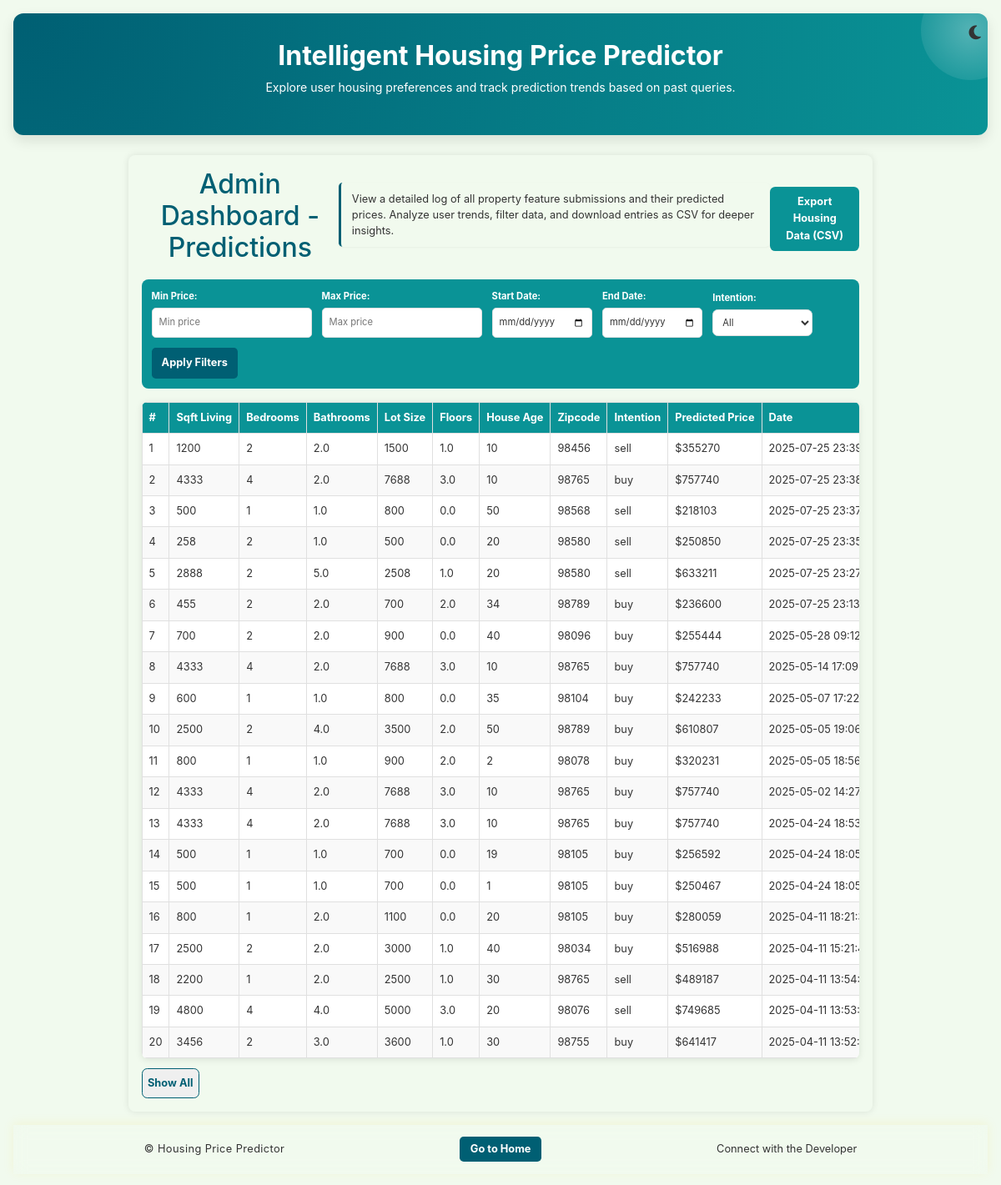
/admin, run on an earlier commit of the app's database.
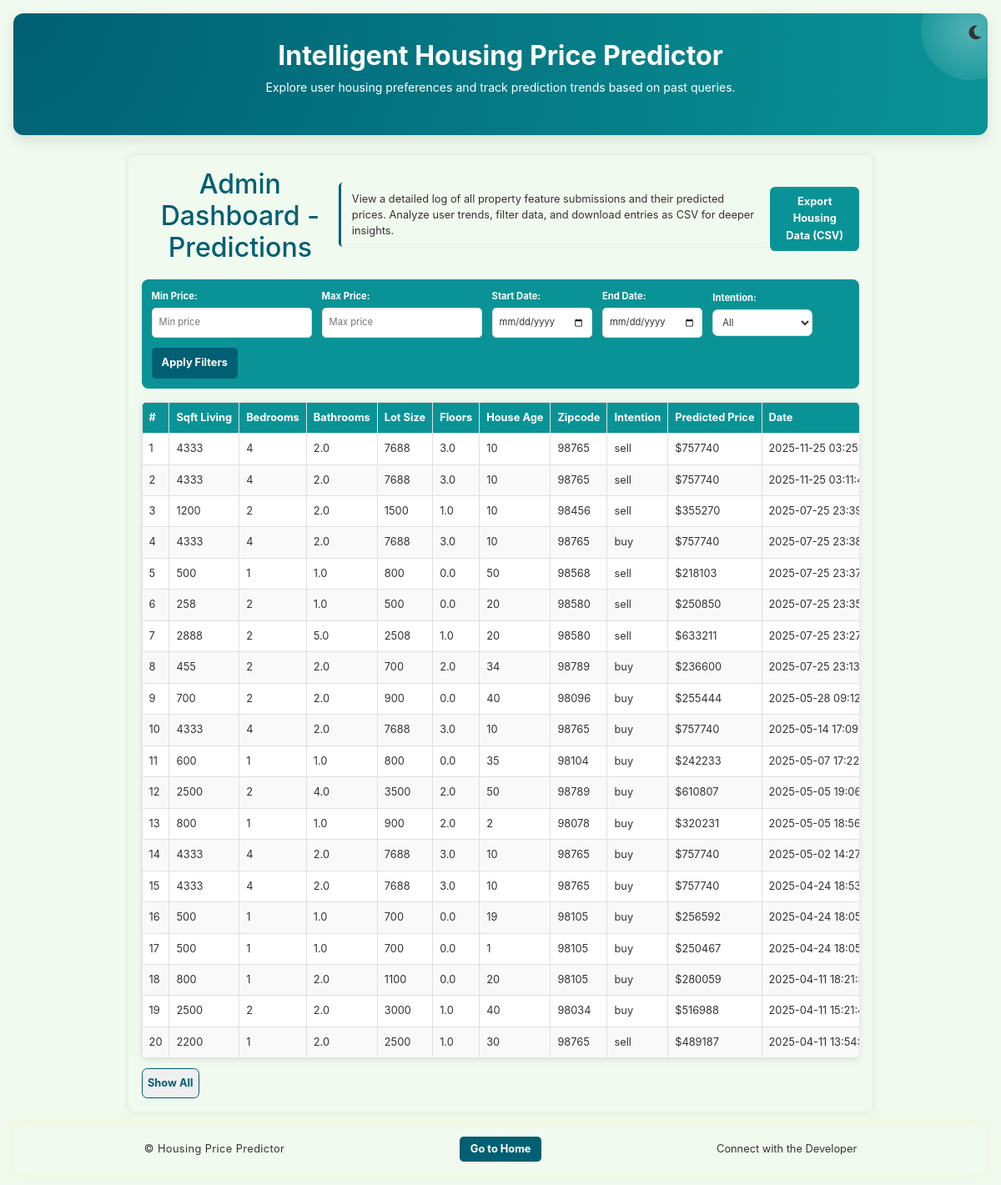
And on a later commit of the database.
### tables this page shows
CREATE TABLE queries (
                id INTEGER PRIMARY KEY AUTOINCREMENT,
                sqft_living INTEGER NOT NULL,
                no_of_bedrooms INTEGER NOT NULL,
                no_of_bathrooms REAL NOT NULL,
                sqft_lot INTEGER NOT NULL,
                no_of_floors REAL NOT NULL,
                house_age INTEGER NOT NULL,
                zipcode INTEGER NOT NULL,
                purpose TEXT NOT NULL,
                predicted_price REAL NOT NULL,
                timestamp TIMESTAMP DEFAULT CURRENT_TIMESTAMP  
            );

### app/routes.py (the view)
@app.route('/admin')
def admin_dashboard():
    try:
        predictions = get_all_queries()
        app.logger.debug(f"Fetched {len(predictions)} predictions for admin dashboard")
        return render_template('admin.html', predictions=predictions)
    except Exception as e:
        error_msg = f"Error fetching predictions: {str(e)}"
        app.logger.error(error_msg)
        flash(error_msg, "danger")
        return render_template('admin.html', predictions=[])

### app/database.py (called while the page is built)
def convert_to_nairobi(utc_timestamp):
    if utc_timestamp:
        try:
            utc_time = datetime.strptime(utc_timestamp, '%Y-%m-%d %H:%M:%S')
            utc_time = pytz.utc.localize(utc_time)
            nairobi_time = utc_time.astimezone(pytz.timezone('Africa/Nairobi'))
            return nairobi_time.strftime('%Y-%m-%d %H:%M:%S')
        except Exception as e:
            logging.error("Error converting time: %s", e)
            return utc_timestamp
    return None

### app/templates/admin.html (shortened to what this page needs)
{% extends 'layout.html' %}
{% block content %}
<div class="admin-container">
    <div class="header-section">
        <h1>Admin Dashboard - Predictions</h1>
        <p class="dashboard-description">
            View a detailed log of all property feature submissions and their predicted prices.
            Analyze user trends, filter data, and download entries as CSV for deeper insights.
        </p>
        <button id="downloadCSV" class="download-button">Export Housing Data (CSV)</button>
    </div>
<div class="filters">
    <div>
        <label for="minPrice">Min Price:</label>
        <input type="number" id="minPrice" placeholder="Min price">
    </div>
    <div>
        <label for="maxPrice">Max Price:</label>
        <input type="number" id="maxPrice" placeholder="Max price">
    </div>
    <div>
        <label for="startDate">Start Date:</label>
        <input type="date" id="startDate">
    </div>
    <div>
        <label for="endDate">End Date:</label>
        <input type="date" id="endDate">
    </div>
    <div>
        <label for="intention">Intention:</label>
        <select id="intention">
            <option value="">All</option>
        </select>
    </div>
    <button id="filterButton" class="button">Apply Filters</button>
</div>
<div class="table-container">
    <table class="admin-table">
        <thead>
            <tr>
                <th>#</th>
                <th>Sqft Living</th>
                <th>Bedrooms</th>
                <th>Bathrooms</th>
                <th>Lot Size</th>
                <th>Floors</th>
                <th>House Age</th>
                <th>Zipcode</th>
                <th>Intention</th>
                <th>Predicted Price</th>
                <th>Date</th>
            </tr>
        </thead>
        <tbody id="predictionsTable">
            {% for prediction in predictions %}
            <tr>
                <td>{{ loop.index }}</td>
                <td>{{ prediction[1] }}</td>
                <td>{{ prediction[2] }}</td>
                <td>{{ prediction[3] }}</td>
                <td>{{ prediction[4] }}</td>
                <td>{{ prediction[5] }}</td>
                <td>{{ prediction[6] }}</td>
                <td>{{ prediction[7] }}</td>
                <td>{{ prediction[8] }}</td>
                <td>${{ prediction[9] | int | string }}</td>
                <td>{{ prediction[10] }}</td>
            </tr>
            {% endfor %}
        </tbody>
    </table>
</div>
    <button id="toggleEntries" class="toggle-button">Show All</button>
</div>
{% endblock %}

### app/templates/layout.html (shortened to what this page needs)
<!DOCTYPE html>
<html lang="en">
    <head>
        <link rel="stylesheet" href="https://cdnjs.cloudflare.com/ajax/libs/font-awesome/6.7.2/css/all.min.css"
>
        <link rel="stylesheet" href="https://cdn.jsdelivr.net/npm/bootstrap@5.3.0/dist/css/bootstrap.min.css">
        <link rel="stylesheet" href="{{ url_for('static', filename='css/style.css') }}">
        <link rel="stylesheet" href="{{ url_for('static', filename='css/media_query.css') }}">
        <link rel="stylesheet" href="{{ url_for('static', filename='css/chatbot.css') }}">
    </head>
<body>
    <header>
        <button id="theme-toggle" aria-label="Toggle Dark Mode">
        </button>
        <h1>Intelligent Housing Price Predictor</h1>
        {% if request.path == '/' %}
            <p>Enter your home details below and receive a state-of-the-art price prediction.</p>
        {% elif request.path == '/admin' %}
            <p>Explore user housing preferences and track prediction trends based on past queries.</p>
        {% endif %}
    </header>
    <div class="container">
        {% block content %}{% endblock %}
    </div>
<footer>
    <div class="footer-container">
        <div class="footer-logo">
            <p>© Housing Price Predictor</p>
        </div>
        <div class="footer-links">
            {% if request.endpoint == 'index' %}
                <a href="{{ url_for('admin_dashboard') }}" class="main-link">Admin Dashboard</a>
            {% elif request.endpoint == 'admin_dashboard' %}
                <a href="{{ url_for('index') }}" class="main-link">Go to Home</a>
            {% endif %}
        </div>
        <div class="developer-credit">
            <a href="https://www.linkedin.com/in/kennedy-munene-dsml" target="_blank" class="dev-link">
            </a>
        </div>
    </div>
</footer>
</body>
</html>

### app/static/css/style.css (style rules this page uses)
html { zoom: 0.8; }
:root { --primary-color: #005f73; --secondary-color: #0a9396; --accent-color: #94d2bd; --bg-color: #f1faee; --form-bg: #ffffff; --text-color: #333; --border-color: #e0e0e0; --error-color: #d32f2f; --button-hover: #004e66; }
html.light-mode { --primary-color: #005f73; --secondary-color: #0a9396; --accent-color: #94d2bd; --bg-color: #f1faee; --form-bg: #ffffff; --text-color: #333; --border-color: #e0e0e0; --error-color: #d32f2f; --button-hover: #004e66; }
* { box-sizing: border-box; margin: 0; padding: 0; }
body { font-family: 'Inter', sans-serif; background: var(--bg-color); color: var(--text-color); line-height: 1.6; padding: 20px; overflow-x: hidden; }
header { position: relative; text-align: center; margin-bottom: 30px; padding: 40px 20px; background: radial-gradient(circle at top left, var(--primary-color), var(--secondary-color)); border-radius: 15px; box-shadow: 0 8px 20px rgba(0,0,0,0.1); color: #fff; overflow: hidden; }
#theme-toggle { position: absolute; top: 10px; right: 10px; cursor: pointer; font-size: 1.5rem; z-index: 2; background: transparent; border: none; }
header::before { content: ""; position: absolute; width: 150px; height: 150px; background: radial-gradient(circle, rgba(255,255,255,0.3), transparent); border-radius: 50%; top: -50px; right: -50px; z-index: 0; }
header h1, header p { position: relative; z-index: 1; }
header h1 { font-size: 2.5rem; font-weight: 700; margin-bottom: 10px; }
header p { font-size: 1.1rem; }
.admin-container { max-width: 1200px; margin: 20px auto; background: var(--form-bg); padding: 20px; border-radius: 8px; box-shadow: 0 0 10px rgba(0, 0, 0, 0.1); }
.admin-container h1 { text-align: center; color: var(--primary-color); }
footer { background: var(--glass-bg); backdrop-filter: blur(10px); -webkit-backdrop-filter: blur(10px); border-top: 2px solid var(--golden-accent); box-shadow: 0 -3px 15px rgba(255, 204, 0, 0.1); padding: 18px 0; color: var(--text-color); font-size: 1rem; display: flex; justify-content: center; align-items: center; }
.footer-container { display: flex; justify-content: space-between; align-items: center; width: 100%; max-width: 1100px; gap: 1rem; margin: 0 auto; padding: 0 1rem; }
.footer-logo p { font-size: 1rem; font-weight: normal; color: var(--text-color); letter-spacing: 0.5px; margin: 0; line-height: 1; }
.footer-links { display: flex; gap: 10px; }
.main-link { padding: 6px 16px; background: var(--primary-color); color: white; font-weight: bold; border-radius: 6px; text-decoration: none; transition: all 0.3s ease-in-out; }
.developer-credit { font-size: 1rem; }
.dev-link { color: var(--text-color); font-size: 1rem; font-weight: normal; text-decoration: none; transition: color 0.3s ease; }
table { width: 100%; border-collapse: collapse; }
th, td { padding: 10px; border: 1px solid #ddd; }
tr:nth-child(even) { background-color: #f2f2f2; }
tr:nth-child(odd) { background-color: #ffffff; }

### app/static/css/chatbot.css (style rules this page uses)
:root { --primary-color: #005f73; --secondary-color: #0a9396; --accent-color: #94d2bd; --bg-color: #f1faee; --form-bg: #ffffff; --text-color: #333; --border-color: #e0e0e0; --error-color: #d32f2f; --button-hover: #004e66; }

What changed in the data, as far as the page shows it:
no longer on this page (row unchanged): queries: sqft_living "4800", no_of_bedrooms "4", no_of_bathrooms "4.0", sqft_lot "5000", no_of_floors "3.0", house_age "20", zipcode "98076", purpose "sell", predicted_price "749685", timestamp "2025-04-11…"
no longer on this page (row unchanged): queries: sqft_living "3456", no_of_bedrooms "2", no_of_bathrooms "3.0", sqft_lot "3600", no_of_floors "1.0", house_age "30", zipcode "98755", purpose "buy", predicted_price "641417", timestamp "2025-04-11…"
added queries: sqft_living "4333", no_of_bedrooms "4", no_of_bathrooms "2.0", sqft_lot "7688", no_of_floors "3.0", house_age "10", zipcode "98765", purpose "sell", predicted_price "757740", timestamp "2025-11-25…"
added queries: sqft_living "4333", no_of_bedrooms "4", no_of_bathrooms "2.0", sqft_lot "7688", no_of_floors "3.0", house_age "10", zipcode "98765", purpose "sell", predicted_price "757740", timestamp "2025-11-25…"
